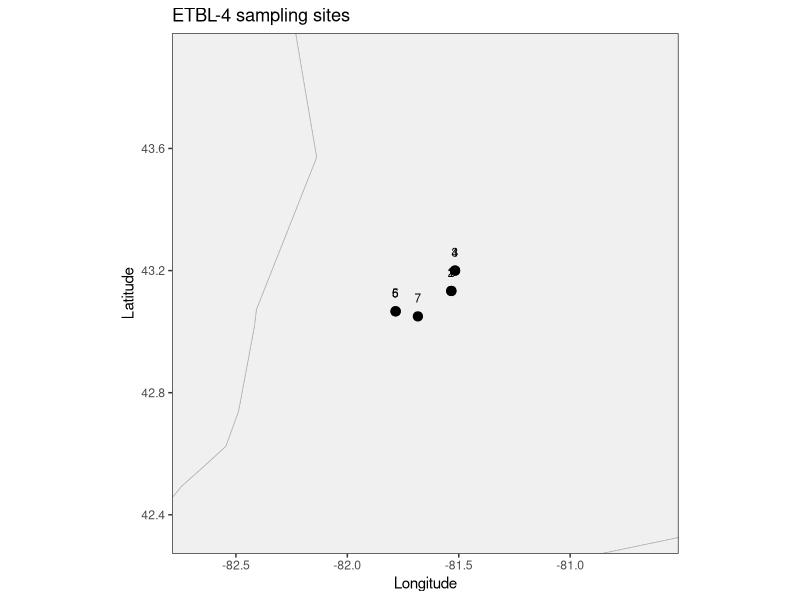
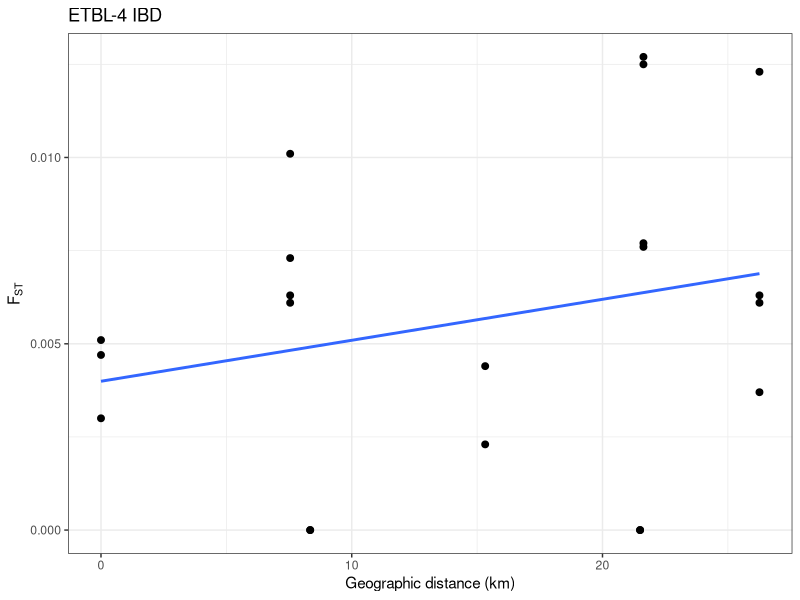

R code for these plots, in order:

# -----------------------------
# ETBL-4 | Greenside darter
# Etheostoma blennioides
# Ausable River watershed
# temporal replicates + added 2006 site
# -----------------------------

library(ggplot2)
library(geosphere)
library(maps)

setwd("/Users/johnmccall/Library/CloudStorage/OneDrive-TheOhioStateUniversity/Spring_2026/Landgen_DGS/DGS-Patterns-of-Fish-Diversity/DGS-Patterns-of-Fish-Diversity/Objective 2/Data/ETBL-4")
dir.create("data", showWarnings = FALSE, recursive = TRUE)

site_key <- data.frame(
  site = 1:7,
  code = c("LP05", "LP06", "B05", "B06", "HH05", "HH06", "S06"),
  site_name = c("Lyon's Park 2005", "Lyon's Park 2006", "Brinsley 2005", "Brinsley 2006", "Hungry Hollow 2005", "Hungry Hollow 2006", "Springbank 2006"),
  stringsAsFactors = FALSE
)

ETBL_4_coords <- data.frame(
  site = 1:7,
  lat = c(43 + 8/60, 43 + 8/60, 43 + 12/60, 43 + 12/60, 43 + 4/60, 43 + 4/60, 43 + 3/60),
  lon = -c(81 + 32/60, 81 + 32/60, 81 + 31/60, 81 + 31/60, 81 + 47/60, 81 + 47/60, 81 + 41/60)
)

site_ids <- as.character(ETBL_4_coords$site)
ETBL_4_fst <- matrix(0, nrow = 7, ncol = 7, dimnames = list(site_ids, site_ids))

# site order: 1=LP05, 2=LP06, 3=B05, 4=B06, 5=HH05, 6=HH06, 7=S06
fst_rows <- list(
  c(),
  c(0.0030),
  c(0.0073, 0.0063),
  c(0.0101, 0.0061, 0.0047),
  c(0.0125, 0.0127, 0.0037, 0.0123),
  c(0.0076, 0.0077, 0.0063, 0.0061, 0.0051),
  c(0.0044, 0.0023, -0.0048, -0.0026, -0.0006, -0.0055)
)
for (i in 2:7) ETBL_4_fst[i, 1:(i - 1)] <- fst_rows[[i]]
ETBL_4_fst <- ETBL_4_fst + t(ETBL_4_fst)
diag(ETBL_4_fst) <- 0
ETBL_4_fst[ETBL_4_fst < 0] <- 0
rownames(ETBL_4_fst) <- colnames(ETBL_4_fst) <- ETBL_4_coords$site

xy <- as.matrix(ETBL_4_coords[, c("lon", "lat")])
geo_km <- geosphere::distm(xy, fun = geosphere::distHaversine) / 1000
rownames(geo_km) <- colnames(geo_km) <- ETBL_4_coords$site

ibd_df <- data.frame(site1 = rep(ETBL_4_coords$site, each = nrow(ETBL_4_fst)), site2 = rep(ETBL_4_coords$site, times = ncol(ETBL_4_fst)), fst = as.vector(ETBL_4_fst), dist_km = as.vector(geo_km))
ibd_df <- ibd_df[ibd_df$site1 < ibd_df$site2, ]

world <- map_data("world")
world_sub <- subset(world, region %in% c("USA", "Canada"))
plot_df <- merge(ETBL_4_coords, site_key, by = "site", sort = FALSE)

print(ggplot() +
  geom_polygon(data = world_sub, aes(x = long, y = lat, group = group), fill = "grey94", color = "grey70", linewidth = 0.25) +
  geom_point(data = plot_df, aes(x = lon, y = lat), size = 2.8) +
  geom_text(data = plot_df, aes(x = lon, y = lat, label = site), nudge_y = 0.06, size = 3) +
  coord_quickmap(xlim = range(plot_df$lon) + c(-0.9, 0.9), ylim = range(plot_df$lat) + c(-0.7, 0.7)) +
  labs(x = "Longitude", y = "Latitude", title = "ETBL-4 sampling sites") + theme_bw())

print(ggplot(ibd_df, aes(x = dist_km, y = fst)) + geom_point(size = 2) + geom_smooth(method = "lm", se = FALSE) + theme_bw() + labs(x = "Geographic distance (km)", y = expression(F[ST]), title = "ETBL-4 IBD"))

save(ETBL_4_fst, ETBL_4_coords, file = file.path("data", "ETBL-4.RData"))
